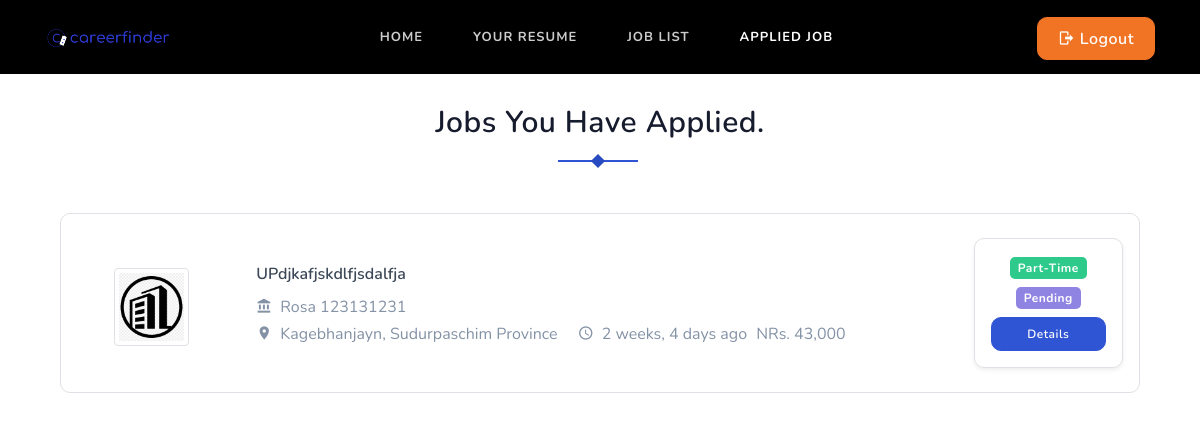
Page /job/applied-jobs/ (signed in) on the earlier database version.
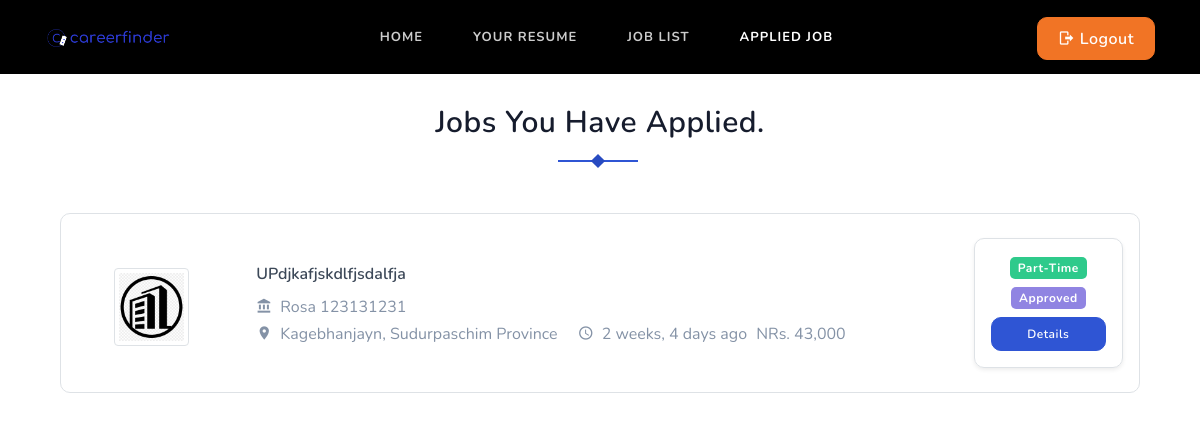
Same page on the later database version.
### job/models.py (models this page shows, shortened)
class ApplyJob(models.Model):
    STATUS_CHOICES = [
        ("pending", "Pending"),
        ("approved", "Approved"),
        ("rejected", "Rejected"),
    ]
    user = models.ForeignKey(User, on_delete=models.CASCADE)
    job = models.ForeignKey(Job, on_delete=models.CASCADE)
    timestamp = models.DateTimeField(auto_now_add=True)
    status = models.CharField(max_length=20, choices=STATUS_CHOICES)

class Job(models.Model):
    JOB_TYPE_CHOICES = [
        ("part-time", "Part Time"),
        ("full-time", "Full Time"),
    ]
    WORK_MODES_CHOICES = [
        ('remote', 'Remote'),
        ('onsite', 'Onsite'),
        ('hybrid', 'Hybrid'),
    ]
    user = models.ForeignKey(User, on_delete=models.CASCADE)
    company = models.ForeignKey(Company, on_delete=models.CASCADE)
    title = models.CharField(max_length=255)
    job_type = models.CharField(max_length=20, choices=JOB_TYPE_CHOICES, default="full-time")
    image = models.ImageField(upload_to="job_images/%y/%m/&=%d", blank=True)
    category = models.ForeignKey(Category, on_delete=models.DO_NOTHING)
    city = models.CharField(max_length=255)
    state = models.ForeignKey(State, on_delete=models.DO_NOTHING, blank=True, null=True)
    salary = models.PositiveIntegerField(blank=True, null=True)
    work_mode = models.CharField(max_length=20, choices=WORK_MODES_CHOICES, default="onsite")
    edu_level = models.CharField(max_length=255)
    experience = models.ForeignKey(Experience, on_delete=models.DO_NOTHING, blank=True, null=True)
    uploaded_date = models.DateTimeField(null=True, blank=True, default=timezone.now)
    email = models.EmailField(max_length=255)
    contact = models.IntegerField()
    description = models.TextField()
    is_available = models.BooleanField(default=True)

### company/models.py (models this page shows, shortened)
class Company(models.Model):
    user = models.OneToOneField(User, on_delete=models.CASCADE)
    name = models.CharField(max_length=100, null=True, blank=True)
    est_date = models.DateField(null=True, blank=True)
    city = models.CharField(max_length=100, null=True, blank=True)
    state = models.ForeignKey(State, on_delete=models.DO_NOTHING, blank=True, null=True)
    email = models.EmailField(unique=True, null=True, blank=True)
    number = models.IntegerField(null=True, blank=True)
    website_link = models.URLField(null=True, blank=True)
    services = models.TextField(null=True, blank=True)
    overview = models.TextField(blank=True, null=True)
    image = models.ImageField(
        upload_to="company_logo/%Y/%m/%d",
        blank=True,
        null=True,
    )
    is_verified = models.BooleanField(default=False)

class State(models.Model):
    name = models.CharField(max_length=255)
    def __str__(self):
        return self.name

### job/views.py (the view, shortened to what this page needs)
# urls.py: path('applied-jobs/', views.AppliedJob.as_view(), name='applied-jobs'),
class AppliedJob(ListView):
    model = ApplyJob
    template_name = 'job/applied_job.html'
    context_object_name = 'applied_jobs'
    def dispatch(self, request, *args, **kwargs):
        if not request.user.is_authenticated:
            messages.warning(request, 'You must be logged in to view your applied jobs.')
            return redirect('login')
        if not request.user.is_applicant:
            messages.warning(request, 'Permission Denied! You are not authorized to view your applied jobs.')
            return redirect('home')
        return super().dispatch(request, *args, **kwargs)
    def get_queryset(self):
        return ApplyJob.objects.filter(user=self.request.user).order_by('-timestamp')
    def get_context_data(self, **kwargs):
        context = super().get_context_data(**kwargs)
        page = self.request.GET.get("page", 1)
        paginator = Paginator(context['applied_jobs'], 5)  # 5 jobs per page
        try:
            applied_jobs = paginator.page(page)
        except PageNotAnInteger:
            applied_jobs = paginator.page(1)
        except EmptyPage:
            applied_jobs = paginator.page(paginator.num_pages)
        context["title"] = "Applied Jobs"
        context['applied_jobs'] = applied_jobs
        context['page_obj'] = applied_jobs
        return context

### company/context_processors.py (called while the page is built)
def company_context(request):
    company = None
    if request.user.is_authenticated and request.user.has_company:
        company = Company.objects.filter(user=request.user).first()  # or however you link Company to the user
    return {'company': company}

### resume/context_processors.py (called while the page is built)
def resume_context(request):
    resume = None
    if request.user.is_authenticated and request.user.has_resume:
        resume = Resume.objects.filter(user=request.user).first()
    return {'resume': resume}

### templates/job/applied_job.html (shortened to what this page needs)
{% extends "base.html" %}
{% load widget_tweaks %}
{% load static %}
{% block content %}
{% load humanize %}
<section class="section pt-0">
    <div class="container">
        <div class="row">
            <div class="col-12">
                <div class="section-title text-center mb-4 pb-2">
                    <h4 class="title title-line pb-1">Jobs You Have Applied.</h4>
                </div>
            </div>
        </div>
        <div class="row">
            <div class="col-lg-12">
                {% if applied_jobs %}
                {% for applied_job in applied_jobs %}
                <div class="job-list-box border rounded mt-4 pt-2">
                    <div class="p-3">
                        <div class="row align-items-center">
                            <div class="col-lg-2">
                                <div class="company-logo-img">
                                    {% if company.image %}
                                        <img src="{{ company.image.url }}" alt="" class="img-fluid img-thumbnail w-50 mx-md-auto d-block">
                                    {% else %}
                                        <img src="/static/images/default_company_logo.jpg" alt="Default Logo" class="img-fluid img-thumbnail w-50 mx-md-auto d-block">
                                    {% endif %}
                                </div>
                            </div>
                            <div class="col-lg-8 col-md-8">
                                <div class="job-list-desc">
                                    <h6 class="mb-2"><a href="#" class="text-dark">{{ applied_job.job.title }}</a></h6>
                                    <p class="text-muted mb-0"><i class="mdi mdi-bank mr-2"></i>{{ applied_job.job.company.name }}</p>
                                    <ul class="list-inline mb-0">
                                        <li class="list-inline-item mr-3">
                                            <p class="text-muted mb-0"><i class="mdi mdi-map-marker mr-2"></i>{{ applied_job.job.city }}, {{ applied_job.job.state }}</p>
                                        </li>
                                        <li class="list-inline-item">
                                            <p class="text-muted mb-0"><i class="mdi mdi-clock-outline mr-2"></i>{{ applied_job.job.uploaded_date|naturaltime }}</p>
                                        </li>
                                        <li class="list-inline-item">
                                            <p class="text-muted mb-0">NRs. {{ applied_job.job.salary|intcomma }}</p>
                                        </li>
                                    </ul>
                                </div>
                            </div>
                            <div class="col-lg-2 col-md-3 mb-2">
                                <div class="job-list-button-sm text-right">
                                    <div class="job-list-button-sm text-center border p-3 rounded shadow-sm w-100">
                                        <span class="badge badge-success">{{ applied_job.job.job_type|title }}</span>
                                        <span class="badge badge-info mt-2">{{ applied_job.status|title }}</span>
                                        <div class="mt-2">
                                            <a href="{% url 'job-details' applied_job.job.id %}" class="btn btn-sm btn-primary w-100">Details</a>
                                        </div>
                                    </div>
                                </div>
                            </div>
                        </div>
                    </div>
                </div>
                {% endfor %}
                {% else %}
                <h6 class="title title-line pb-5">No jobs applied at the moment.</h6>
                {% endif %}
            </div>
        </div>
    </div>
</section>
{% endblock content %}

Differences in the rows shown:
changed ApplyJob "UPdjkafjskdlfjsdalfja": status "Pending" → "Approved"
